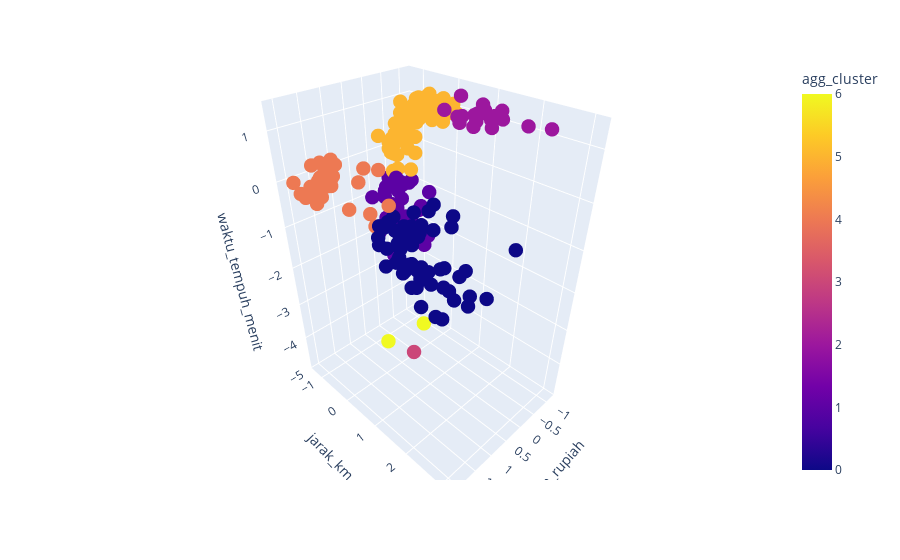

Here is the notebook cell this chart was saved with:
### Markdown cell above
#### Average Linkage

### Code cell
model = AgglomerativeClustering(n_clusters = 7, linkage='average')
labels = model.fit_predict(df_normalized)

df_normalized['agg_cluster'] = labels
fig = px.scatter_3d(
  df_normalized,
  x='harga_rupiah',
  y='jarak_km',
  z='waktu_tempuh_menit',
  color='agg_cluster'
)
fig.update_traces(marker=dict(size=5))
fig.show()

### Figure 1 — Plotly figure (JSON) as saved in the notebook; plotly's stock layout.template omitted (floating-point values rounded to 4 significant figures; data arrays with more than 128 entries replaced by an {"elided": "..."} marker saying what was removed)
{"data": [{"hovertemplate": "harga_rupiah=%{x}<br>jarak_km=%{y}<br>waktu_tempuh_menit=%{z}<br>agg_cluster=%{marker.color}<extra></extra>", "legendgroup": "", "marker": {"color": {"elided": "255 int values"}, "coloraxis": "coloraxis", "size": 5, "symbol": "circle"}, "mode": "markers", "name": "", "scene": "scene", "showlegend": false, "type": "scatter3d", "x": {"elided": "255 float values"}, "y": {"elided": "255 float values"}, "z": {"elided": "255 float values"}}], "layout": {"coloraxis": {"colorbar": {"title": {"text": "agg_cluster"}}, "colorscale": [[0, "#0d0887"], [0.1111, "#46039f"], [0.2222, "#7201a8"], [0.3333, "#9c179e"], [0.4444, "#bd3786"], [0.5556, "#d8576b"], [0.6667, "#ed7953"], [0.7778, "#fb9f3a"], [0.8889, "#fdca26"], [1, "#f0f921"]]}, "legend": {"tracegroupgap": 0}, "margin": {"t": 60}, "scene": {"domain": {"x": [0, 1], "y": [0, 1]}, "xaxis": {"title": {"text": "harga_rupiah"}}, "yaxis": {"title": {"text": "jarak_km"}}, "zaxis": {"title": {"text": "waktu_tempuh_menit"}}}}}
